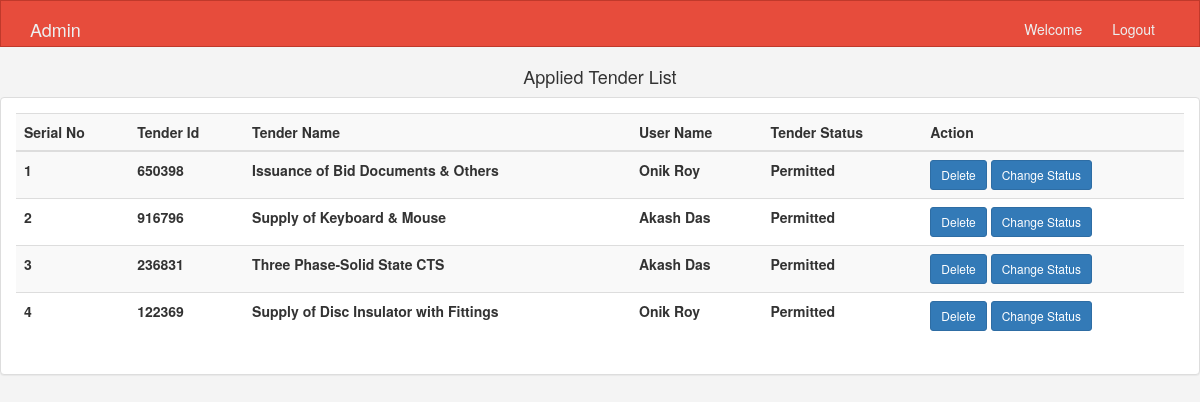
Screenshot of /adminpermission.php (signed in) with the database file from the repository.
### tables this page shows
CREATE TABLE `users_tenders` (
  `user_tender_id` int(11) NOT NULL,
  `user_id` int(11) NOT NULL,
  `tender_id` int(11) NOT NULL,
  `user_tender_result` tinyint(1) NOT NULL DEFAULT '1',
  `user_tender_date` timestamp NOT NULL DEFAULT CURRENT_TIMESTAMP,
  `user_tender_status` tinyint(1) NOT NULL DEFAULT '1'
);

CREATE TABLE `tenders` (
  `tender_id` int(11) NOT NULL,
  `tender_name` varchar(255) NOT NULL,
  `tender_price` decimal(10,0) NOT NULL,
  `tender_work` text NOT NULL,
  `tender_no` text NOT NULL,
  `publish_date` date NOT NULL,
  `selling_end_date` date NOT NULL,
  `tender_opening_date` datetime NOT NULL,
  `tender_closing_date` datetime NOT NULL,
  `ministry_id` int(11) NOT NULL,
  `division_id` int(11) NOT NULL,
  `subdivision_id` int(11) NOT NULL,
  `constructor_id` int(11) NOT NULL DEFAULT '0',
  `tender_image` varchar(255) NOT NULL,
  `tender_des` text NOT NULL,
  `pe_office` varchar(255) NOT NULL,
  `tender_source` varchar(255) NOT NULL,
  `tender_location` varchar(255) NOT NULL,
  `tender_type` varchar(255) NOT NULL,
  `tender_nature` varchar(255) NOT NULL,
  `tender_entity` varchar(255) NOT NULL,
  `tender_method` varchar(255) NOT NULL,
  `tender_qualification` varchar(255) NOT NULL,
  `tender_status` tinyint(1) NOT NULL DEFAULT '1',
  `tender_doc` datetime NOT NULL,
  `tender_dom` timestamp NOT NULL DEFAULT CURRENT_TIMESTAMP,
  `tender_creator` int(11) NOT NULL
);

CREATE TABLE `users` (
  `user_id` int(11) NOT NULL,
  `user_name` varchar(255) NOT NULL,
  `user_mobile` varchar(11) NOT NULL,
  `user_email` varchar(255) NOT NULL,
  `user_password` varchar(255) NOT NULL,
  `user_type` tinyint(1) NOT NULL,
  `user_profile` varchar(255) NOT NULL,
  `user_status` tinyint(1) NOT NULL DEFAULT '0',
  `user_doc` datetime NOT NULL,
  `user_dom` timestamp NOT NULL DEFAULT CURRENT_TIMESTAMP,
  `user_creator` int(11) NOT NULL
);

### adminpermission.php (the view, shortened to what this page needs)
<?php
  include 'database_connect.php';
?>
<!DOCTYPE html>
<html lang="en">
  <head>
    <link href="bootstrap.min.css" rel="stylesheet">
    <link href="style.css" rel="stylesheet">
  </head>
  <body>
    <nav class="navbar navbar-default">
      <div class="container">
        <div class="navbar-header">
          <a class="navbar-brand" href="#">Admin</a>
        </div>
        <div id="navbar" class="collapse navbar-collapse">
          <ul class="nav navbar-nav navbar-right">
            <li><a href="#">Welcome</a></li>
            <li><a href="logout.php">Logout</a></li>
          </ul>
        </div>
      </div>
    </nav>
    <div class="tenderlst">
      <h4 class="tenerlst">Applied Tender List</h4>
    </div>
    <div class="panel panel-default">
        <div class="panel-body">
          <table class="table table-striped table-hover">
              <tr>
                <th>Serial No</th>
                <th>Tender Id</th>
                <th>Tender Name </th>
                <th>User Name</th>
                <th>Tender Status</th>
                <th>Action</th>
              </tr>
              <tbody>
                <?php
                  $sql="select * from users_tenders join users where users_tenders.user_id = users.user_id";
                  $res = mysqli_query($conn,$sql);
                  $count=0;
                  while($row = mysqli_fetch_array($res))
                  {
                    $tender_id = $row['tender_id'];
                    $sql1="select * from tenders where tender_id = $tender_id";
                    $res1 = mysqli_query($conn,$sql1);
                    $data = mysqli_fetch_array($res1);
                    $status=$row['user_tender_status'];
                    if ($status == '1') {
                        $a='Permitted';
                    }else{
                        $a='Not Permitted';
                    }
                    $count++;
                ?>
                <tr>
                  <th><?php echo $count;?></th>
                  <th><?php echo $data['tender_no'];?></th>
                  <th><?php echo $data['tender_name'];?></th>
                  <th><?php echo $row['user_name'];?></th>
                  <th><?php echo $a;?></th>
                  <th class="action">
                    <form method="post" action="adminpermission.php">
                      <button type="submit" class="btn btn-primary a-btn-slide-text btn-sm" name="delete">Delete</button>
                      <button type="submit" class="btn btn-primary a-btn-slide-text btn-sm" name="status">Change Status</button>
                    </form>
                  </th>
                </tr>
                <?php } ?>
            </tbody>
          </table>
        </div>
    </div>
  </body>
</html>

### style.css (style rules this page uses)
body { background:#f4f4f4; }
.navbar { min-height: 33px !important; margin-bottom:0; border-radius:0; }
.navbar-nav > li > a, .navbar-brand { padding-top:6px !important; padding-bottom:0 !important; height: 33px; }
.navbar-default { background-color: #e74c3c; border-color: #c0392b; }
.navbar-default .navbar-brand { color: #ecf0f1; }
.navbar-default .navbar-nav > li > a { color: #ecf0f1; }
.navbar-default .navbar-collapse, .navbar-default .navbar-form { border-color: #ecf0f1; }
.container { margin-top: 12px; }
.tenderlst { margin-top: 20px; }
.tenerlst { text-align: center; }

### rows the page displays
users_tenders: tender.tender_no "650398", tender.tender_name "Issuance of Bid Documents & Others", user.user_name "Onik Roy", user_tender_status "Permitted"
users_tenders: tender.tender_no "916796", tender.tender_name "Supply of Keyboard & Mouse", user.user_name "Akash Das", user_tender_status "Permitted"
users_tenders: tender.tender_no "236831", tender.tender_name "Three Phase-Solid State CTS", user.user_name "Akash Das", user_tender_status "Permitted"
users_tenders: tender.tender_no "122369", tender.tender_name "Supply of Disc Insulator with Fittings", user.user_name "Onik Roy", user_tender_status "Permitted"
